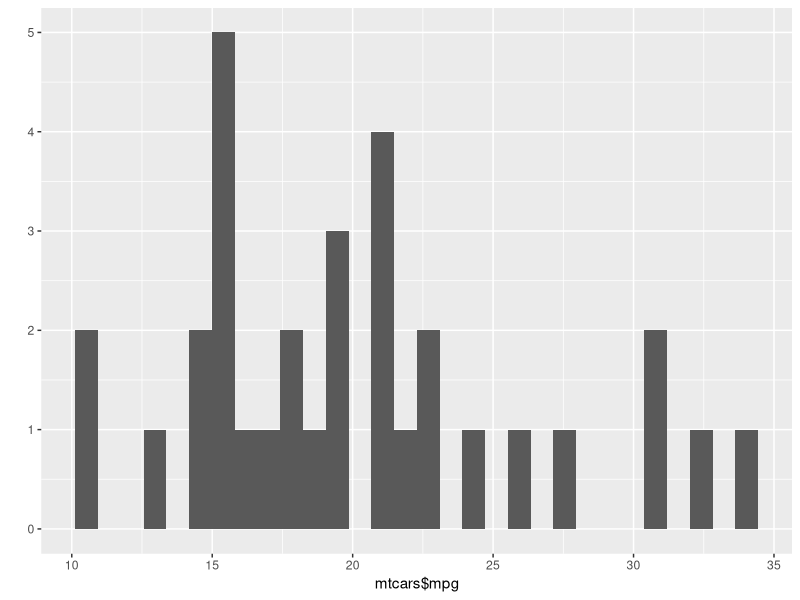
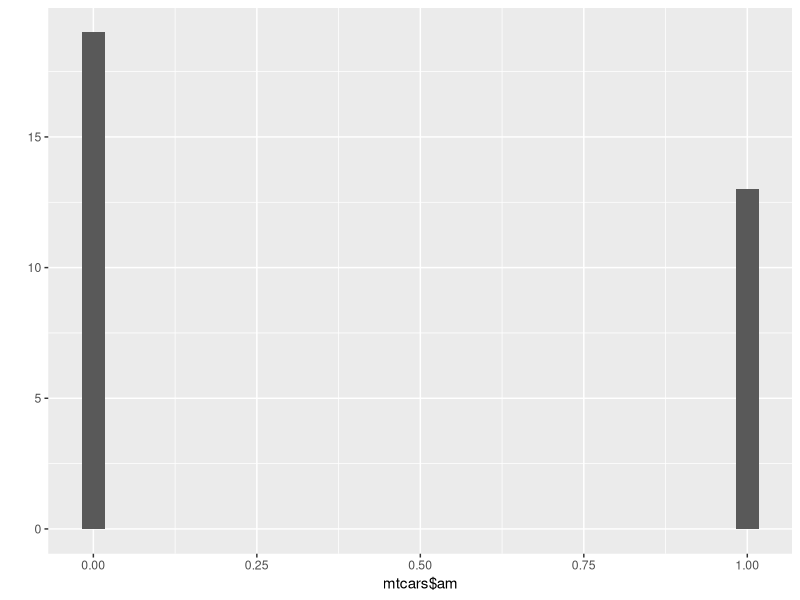
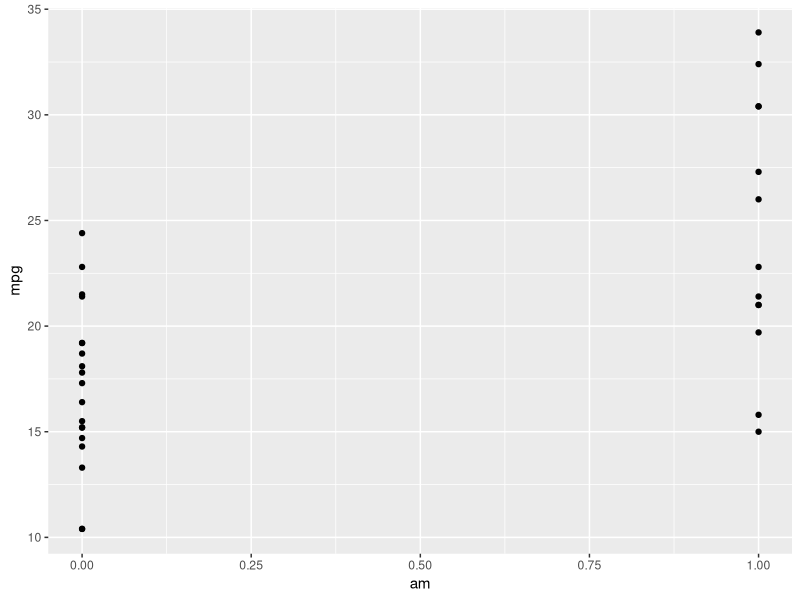
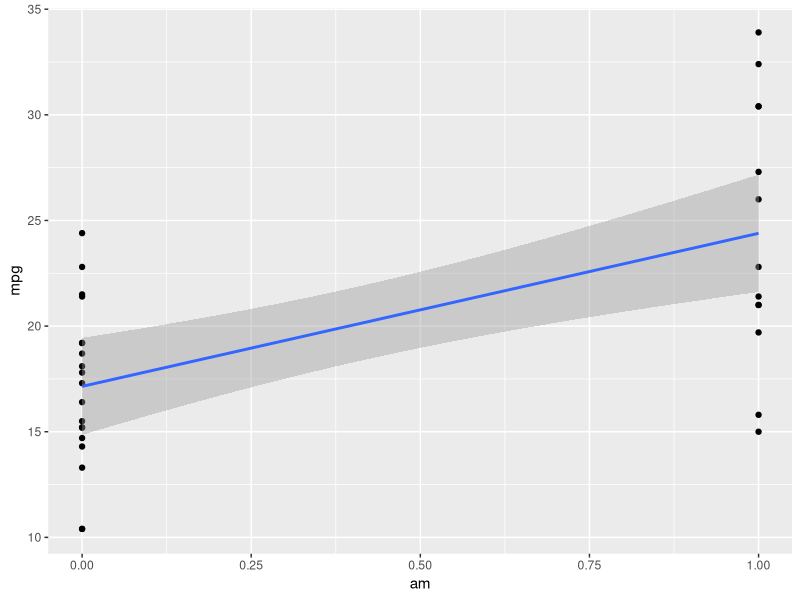
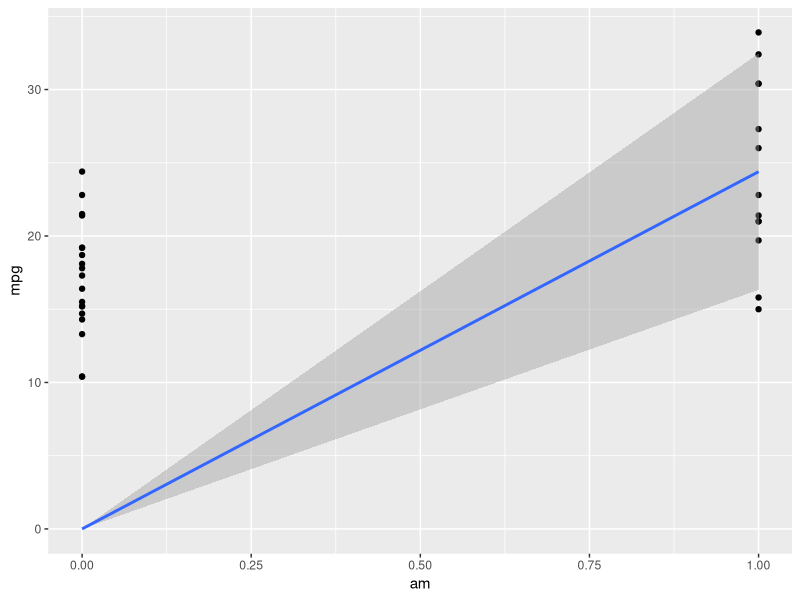
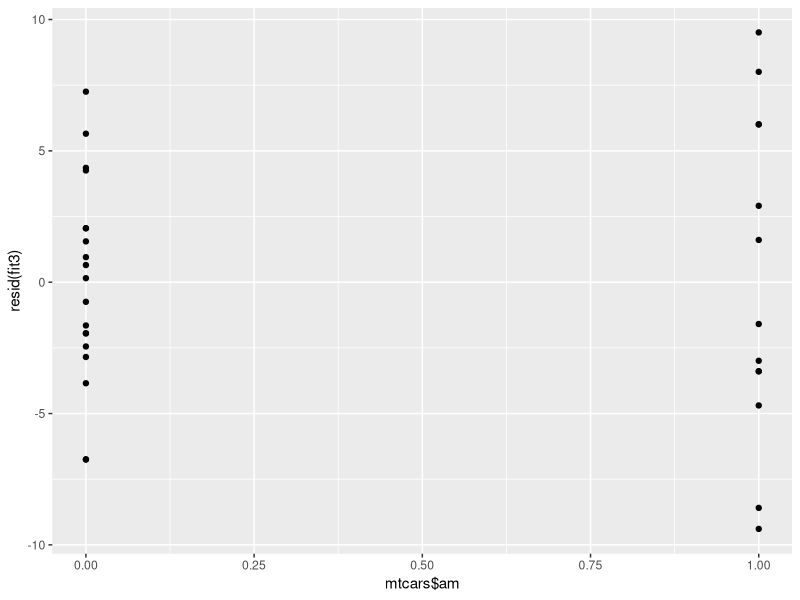

R code for these plots, in order:
## ---- chunk 1
knitr::opts_chunk$set(echo = TRUE)
## ---- chunk 2
library(ggplot2)
data(mtcars)
str(mtcars)
qplot(mtcars$mpg)
qplot(mtcars$am)
qplot(am,mpg,data=mtcars)
## ---- chunk 3
fit1<-lm(mpg~., mtcars)
summary(fit1)
## ---- chunk 4
fit2<-lm(mpg~.-1, mtcars)
summary(fit2)
## ---- chunk 5
library(ggplot2)
fit3<-lm(mpg~am, mtcars)
summary(fit3)
g<-qplot(am,mpg,data=mtcars)
g+geom_smooth(method="lm")
## ---- chunk 6
library(ggplot2)
fit4<-lm(mpg~am-1, mtcars)
summary(fit4)
g<-qplot(am,mpg,data=mtcars)
g+geom_smooth(method="lm",formula=y~x-1)
## ---- chunk 7
predict(fit4)
## ---- chunk 8
library(ggplot2)
library(lmtest)

qplot(mtcars$am,resid(fit3))

var(resid(fit3)[mtcars$am==1])
var(resid(fit3)[mtcars$am==0])

bptest(fit3)
